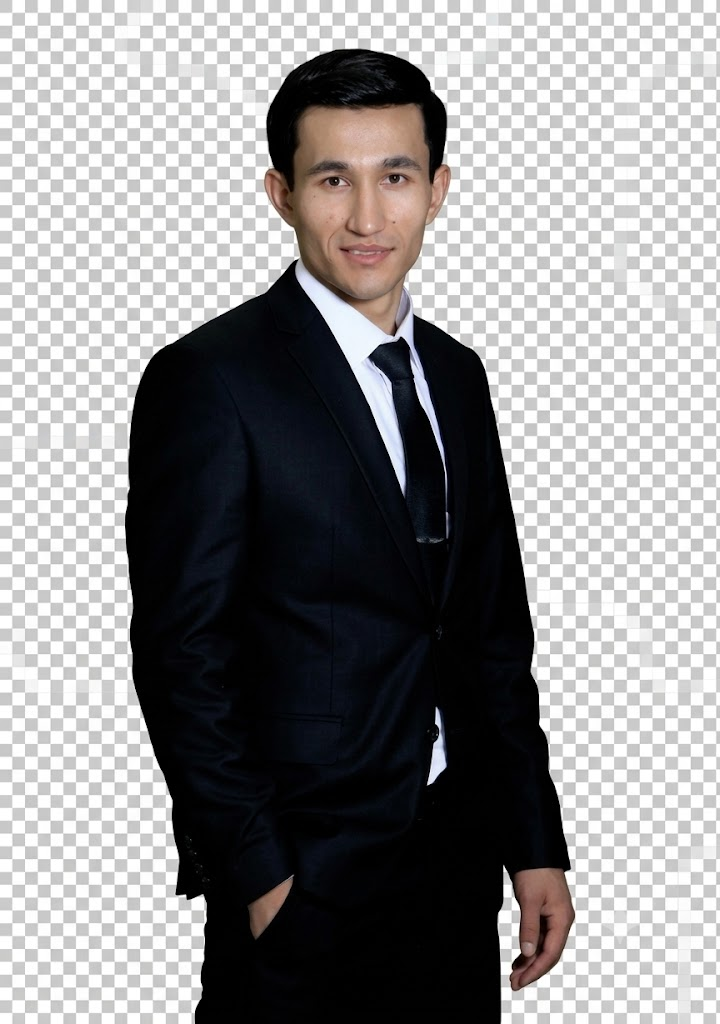
#> input picture _assets/photos/portrait-source.jpeg, 720 x 1024 px, found by its file name
$ python portrait-assets.py
#> lines starting #> are read from the running program, lines starting #| are printed output that depends on the picture; after the words box and inside, x2 and y2 are one past the last pixel; in counts of white or black regions, pixels touching at a corner belong together
"""
Turns the supplied cut-out portrait into the two assets the hero needs.

The source arrives as a JPEG of a cut-out, which means the transparency is not
transparency at all — it is a checkerboard baked into the pixels, because JPEG
cannot carry an alpha channel. This restores it.

The checkerboard is synthetic, so it is *perfectly* neutral (chroma 0) and
light (luma ~194-205). Nothing photographic is both. The test is that pair, not
brightness alone, and it is still applied through a flood fill from the frame
edge so that anything light and neutral *inside* the figure — a shirt, a
highlight on the tie — is unreachable and survives.

Outputs:
  public/photos/portrait-cutout.webp   full figure, alpha
  public/photos/avatar.webp            square head crop for the mobile badge

Run: python3 scripts/portrait-assets.py <source.jpeg>
"""

import sys
import pathlib
from PIL import Image, ImageDraw, ImageFilter
import numpy as np

SRC = pathlib.Path(sys.argv[1] if len(sys.argv) > 1 else "portrait-source.jpeg")
OUT = pathlib.Path("public/photos")

src = Image.open(SRC).convert("RGB")
#> src is the input picture: PIL image 720x1024 RGB; mean R, G, B 144.8, 143.8, 144.4
a = np.asarray(src).astype(np.int16)
h, w, _ = a.shape
#> h = 1024; w = 720

luma = 0.299 * a[:, :, 0] + 0.587 * a[:, :, 1] + 0.114 * a[:, :, 2]
chroma = a.max(axis=2) - a.min(axis=2)
checker = (luma > 180) & (chroma <= 6)
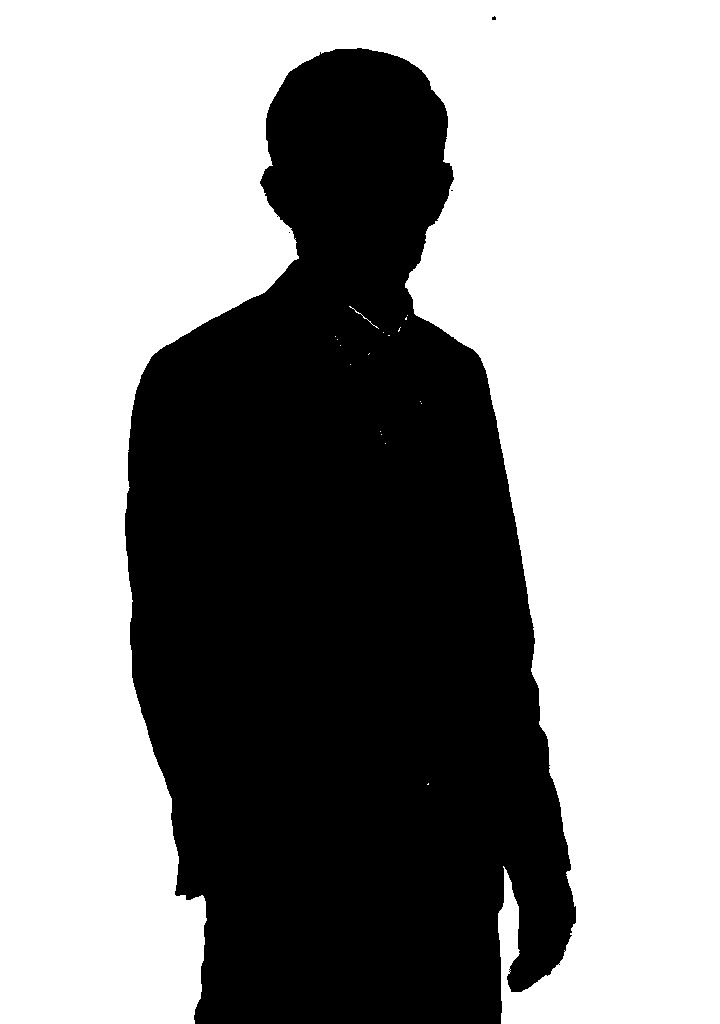
#> checker: shape (1024, 720) bool; 58.9% white; 4 black regions (3 under 20 px), largest, box (x1, y1, x2, y2) and area: (125, 48, 576, 1024) 303216

m = Image.fromarray((checker * 255).astype(np.uint8), "L").copy()
seeds = [(x, y) for x in range(0, w, 4) for y in (0, h - 1) if checker[y, x]]
#> seeds = 283 pairs, first value 0 to 716, second value 0 to 1023
seeds += [(x, y) for y in range(0, h, 4) for x in (0, w - 1) if checker[y, x]]
#> seeds = 795 pairs, first value 0 to 719, second value 0 to 1023
for s in seeds:
    if m.getpixel(s) == 255:
        ImageDraw.floodfill(m, s, 128, thresh=0)
#> this loop made 795 passes
#> s on passes 1 to 3: (0, 0), (0, 1023), (4, 0)
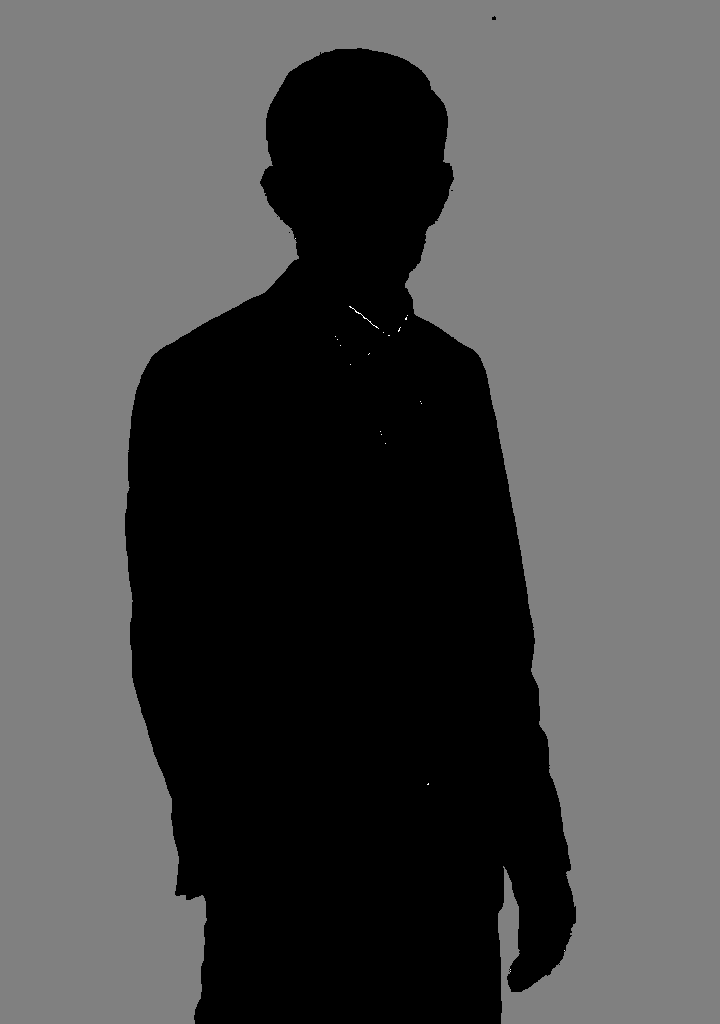
#> m: PIL image 720x1024 L; min 0, max 255, mean 75.4
bg = np.array(m) == 128
#> bg: shape (1024, 720) bool; 58.9% white; 4 black regions (3 under 20 px), largest, box (x1, y1, x2, y2) and area: (125, 48, 576, 1024) 303287
print(f"checkerboard removed: {bg.mean() * 100:.1f}% of the frame")
#| checkerboard removed: 58.9% of the frame

alpha = Image.fromarray(((~bg) * 255).astype(np.uint8), "L")
# Erode a hair so the checker's light fringe does not survive as a halo, then
# feather so the cut does not read as a sticker.
alpha = alpha.filter(ImageFilter.MinFilter(3)).filter(ImageFilter.GaussianBlur(0.6))
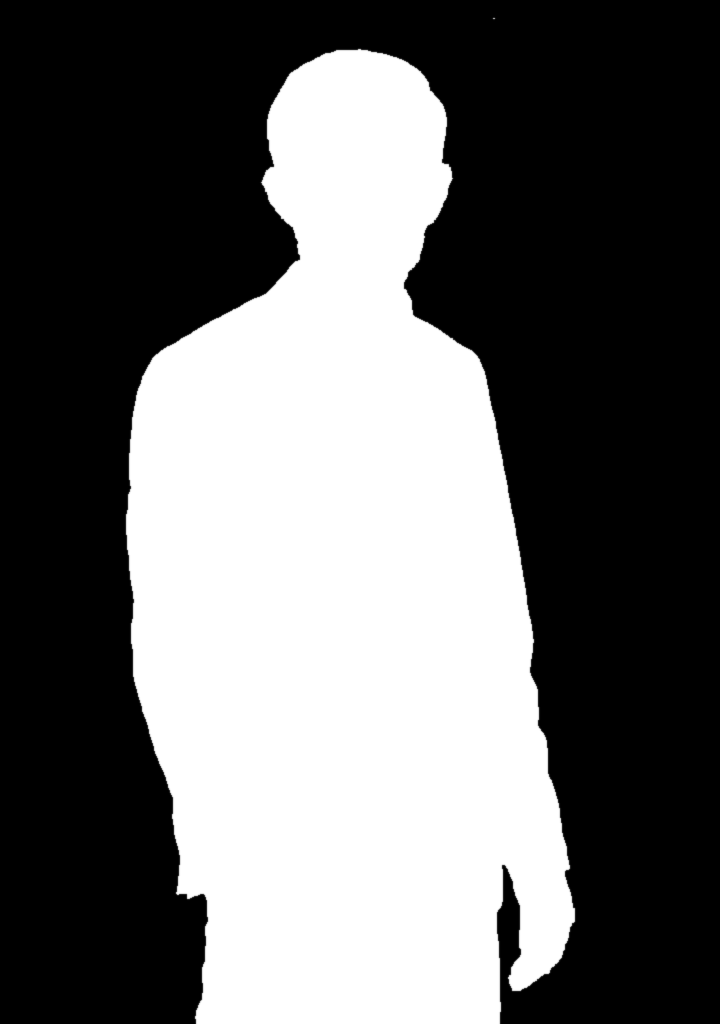
#> alpha: PIL image 720x1024 L; min 0, max 255, mean 103.8

fig = src.copy()
fig.putalpha(alpha)

ys, xs = np.where(~bg)
fig = fig.crop((int(xs.min()), int(ys.min()), int(xs.max()) + 1, int(ys.max()) + 1))
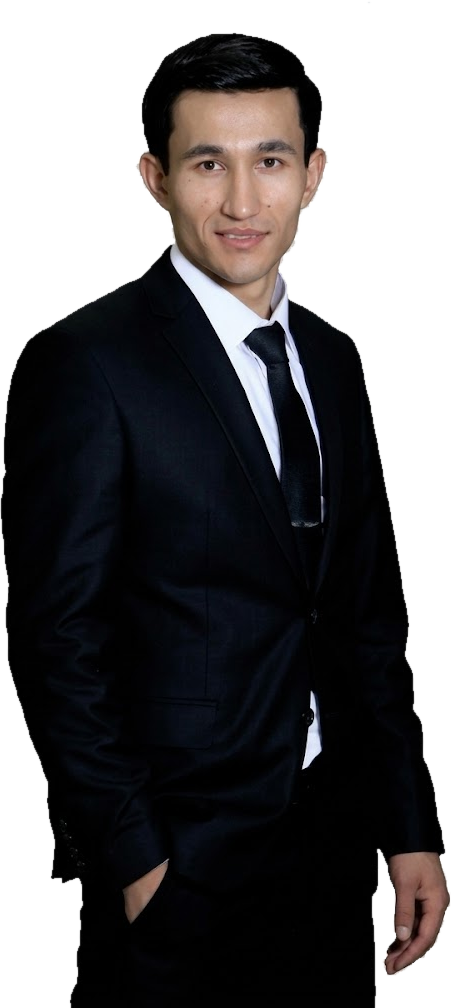
#> fig: PIL image 451x1008 RGBA; mean R, G, B, A 93.6, 91.9, 93, 168.4; transparent parts drawn white
fig.save(OUT / "portrait-cutout.webp", quality=92, method=6)
print(f"portrait-cutout.webp  {fig.size[0]}x{fig.size[1]}")
#| portrait-cutout.webp  451x1008

# --- avatar: a square around the head, for the phone badge ---
op = np.array(fig.split()[-1]) > 40
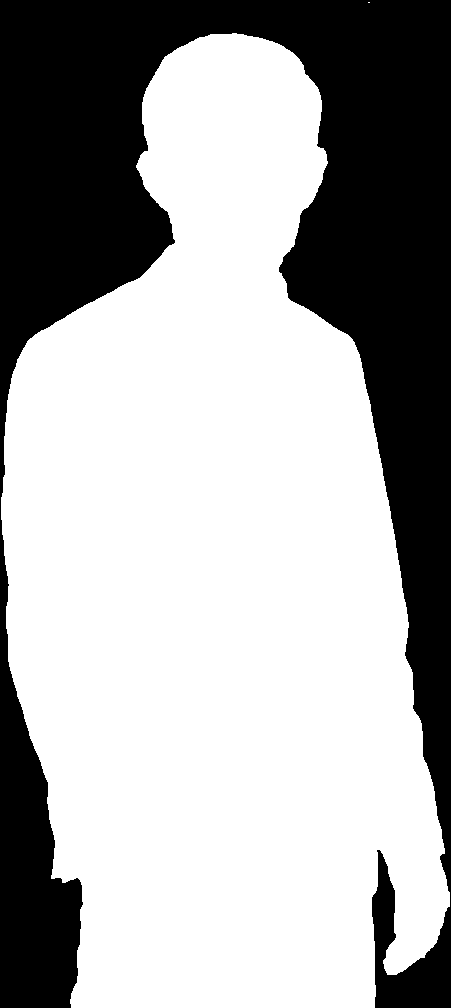
#> op: shape (1008, 451) bool; 66.2% white; 1 black region, box (x1, y1, x2, y2) and area: (0, 0, 451, 1008) 153790
cols = np.where(op.any(axis=0))[0]
#> cols = 449 values from 1 to 449
top = np.where(op.any(axis=1))[0][0]
#> top = 2
# Head width is roughly the narrowest run near the top of the figure; take the
# opaque span a little below the crown and square off around its centre.
band = op[top : top + max(int(fig.size[1] * 0.06), 8)]
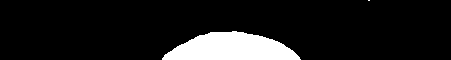
#> band: shape (60, 451) bool; 10.5% white; 2 white regions (1 under 20 px), largest, box (x1, y1, x2, y2) and area: (162, 31, 301, 60) 2828
bandcols = np.where(band.any(axis=0))[0]
#> bandcols = 141 values from 162 to 369
cx = int((bandcols.min() + bandcols.max()) / 2) if len(bandcols) else int(fig.size[0] / 2)
#> cx = 265
side = int(fig.size[1] * 0.30)
#> side = 302
box = (max(cx - side // 2, 0), max(top - int(side * 0.10), 0))
#> box = (114, 0)
box = (box[0], box[1], min(box[0] + side, fig.size[0]), min(box[1] + side, fig.size[1]))
#> box = (114, 0, 416, 302)
avatar = fig.crop(box).resize((320, 320), Image.LANCZOS)
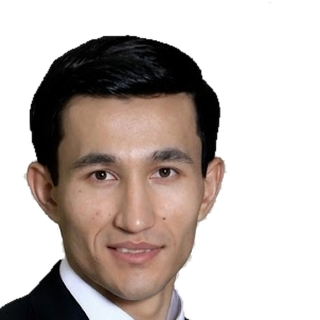
#> avatar: PIL image 320x320 RGBA; mean R, G, B, A 53.5, 43.7, 39.1, 113.9; transparent parts drawn white
avatar.save(OUT / "avatar.webp", quality=92, method=6)
print(f"avatar.webp           {avatar.size[0]}x{avatar.size[1]}  crop={box}")
#| avatar.webp           320x320  crop=(114, 0, 416, 302)

$ run again, with _assets/photos/interior-bright.jpeg copied over _assets/photos/portrait-source.jpeg
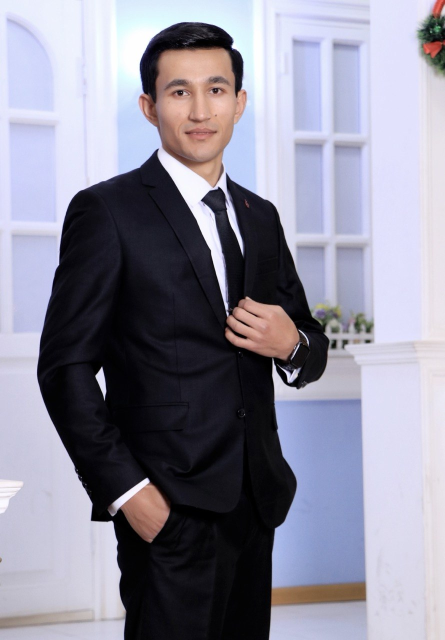
#> input picture _assets/photos/interior-bright.jpeg, 890 x 1280 px, found by its file name (shown at 1/2 size)
#> src is the input picture: PIL image 890x1280 RGB; mean R, G, B 140.9, 139.5, 154.8
#> `checker = (luma > 180) & (chroma <= 6)`:
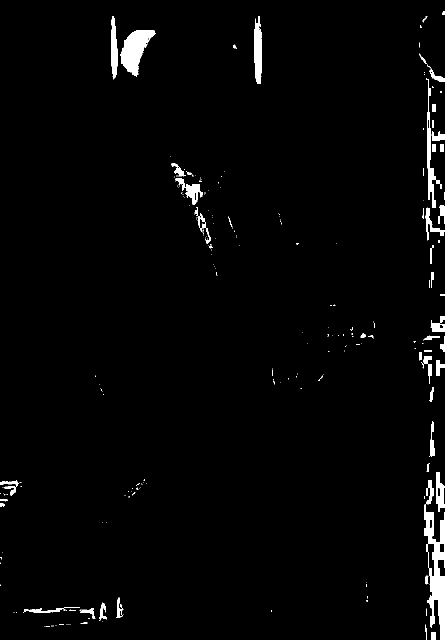
#> checker: shape (1280, 890) bool (shown at 1/2 size); 2.2% white; 252 white regions (191 under 20 px), largest, box (x1, y1, x2, y2) and area: (849, 1009, 890, 1280) 5568, (240, 60, 311, 154) 3415, (853, 156, 880, 416) 1863
#> `seeds = [(x, y) for x in range(0, w, 4) for y in (0, h - 1) if checker..`: seeds = [(864, 1279), (868, 1279), (880, 1279), (884, 1279), (888, 1279)]
#> `seeds += [(x, y) for y in range(0, h, 4) for x in (0, w - 1) if checke..`: seeds = 111 pairs, first value 0 to 889, second value 24 to 1279
#> the loop `for s in seeds:` made 111 passes
#> s on passes 1 to 8: (864, 1279), (868, 1279), (880, 1279), (884, 1279), (888, 1279), (889, 24), (889, 28), (889, 156)
#> bg: shape (1280, 890) bool; 0.84% white; 16 white regions, largest, box (x1, y1, x2, y2) and area: (849, 1009, 890, 1280) 5441, (872, 944, 890, 1024) 922, (850, 415, 890, 481) 705
#| checkerboard removed: 0.8% of the frame
#| portrait-cutout.webp  890x1280
#> op: shape (1280, 890) bool; 99% white; 16 black regions, largest, box (x1, y1, x2, y2) and area: (848, 1008, 890, 1280) 6247, (871, 943, 890, 1024) 1134, (849, 415, 890, 481) 947
#> cols = 890 values from 0 to 889
#> top = 0
#> band: shape (76, 890) bool; 99.9% white; 1 black region, box (x1, y1, x2, y2) and area: (884, 21, 890, 31) 51
#> bandcols = 890 values from 0 to 889
#> cx = 444
#> `box = (max(cx - side // 2, 0), max(top - int(side * 0.10), 0))`: box = (252, 0)
#> `box = (box[0], box[1], min(box[0] + side, fig.size[0]), min(box[1] + s..`: box = (252, 0, 636, 384)
#> `avatar = fig.crop(box).resize((320, 320), Image.LANCZOS)`:
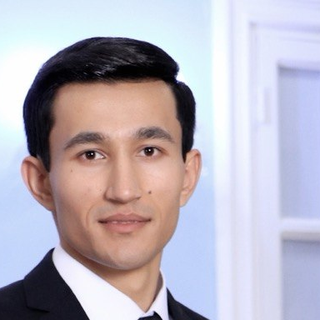
#> avatar: PIL image 320x320 RGBA; mean R, G, B, A 184, 178.1, 189.5, 255
#| avatar.webp           320x320  crop=(252, 0, 636, 384)

$ run again, with _assets/photos/album-dark.jpg copied over _assets/photos/portrait-source.jpeg
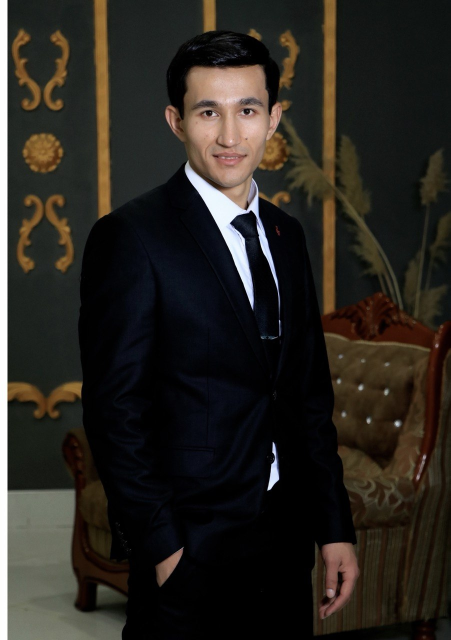
#> input picture _assets/photos/album-dark.jpg, 901 x 1280 px, found by its file name (shown at 1/2 size)
#> src is the input picture: PIL image 901x1280 RGB; mean R, G, B 41.2, 37.4, 31.8
#> `checker = (luma > 180) & (chroma <= 6)`:
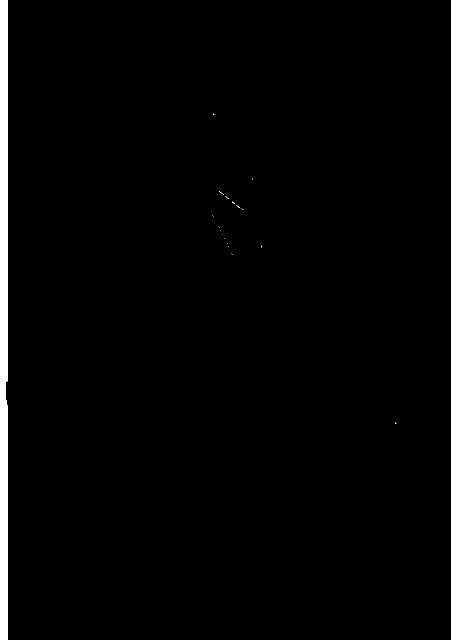
#> checker: shape (1280, 901) bool (shown at 1/2 size); 1.7% white; 23 white regions (22 under 20 px), largest, box (x1, y1, x2, y2) and area: (0, 0, 15, 1280) 19046
#> `seeds = [(x, y) for x in range(0, w, 4) for y in (0, h - 1) if checker..`: seeds = [(0, 0), (0, 1279), (4, 0), (4, 1279), (8, 0), (8, 1279), (12, 0), (12, 1279)]
#> `seeds += [(x, y) for y in range(0, h, 4) for x in (0, w - 1) if checke..`: seeds = 328 pairs, first value 0 to 12, second value 0 to 1279
#> the loop `for s in seeds:` made 328 passes
#> bg: shape (1280, 901) bool; 1.7% white; 1 white region, box (x1, y1, x2, y2) and area: (0, 0, 15, 1280) 19046
#| checkerboard removed: 1.7% of the frame
#| portrait-cutout.webp  896x1280
#> op: shape (1280, 896) bool; 98.8% white; 1 black region, box (x1, y1, x2, y2) and area: (0, 0, 11, 1280) 13944
#> cols = 889 values from 7 to 895
#> top = 0
#> band: shape (76, 896) bool; 98.8% white; 1 black region, box (x1, y1, x2, y2) and area: (0, 0, 11, 76) 836
#> bandcols = 885 values from 11 to 895
#> cx = 453
#> `box = (max(cx - side // 2, 0), max(top - int(side * 0.10), 0))`: box = (261, 0)
#> `box = (box[0], box[1], min(box[0] + side, fig.size[0]), min(box[1] + s..`: box = (261, 0, 645, 384)
#> `avatar = fig.crop(box).resize((320, 320), Image.LANCZOS)`:
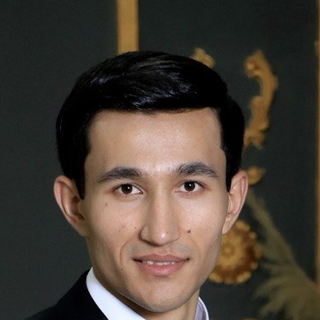
#> avatar: PIL image 320x320 RGBA; mean R, G, B, A 72.1, 62.5, 53.6, 255
#| avatar.webp           320x320  crop=(261, 0, 645, 384)
